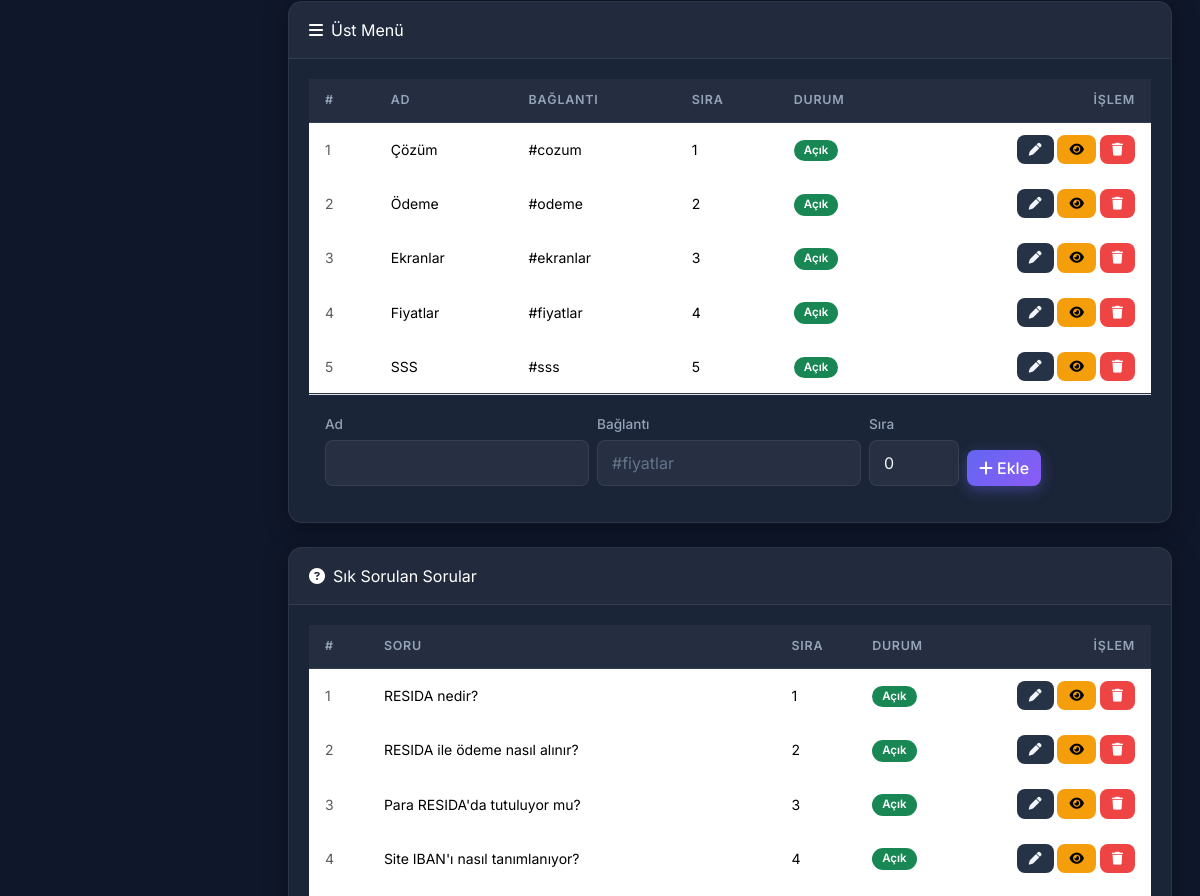
Page /dashboard.php?page=landing (signed in, middle part) on the earlier database version.
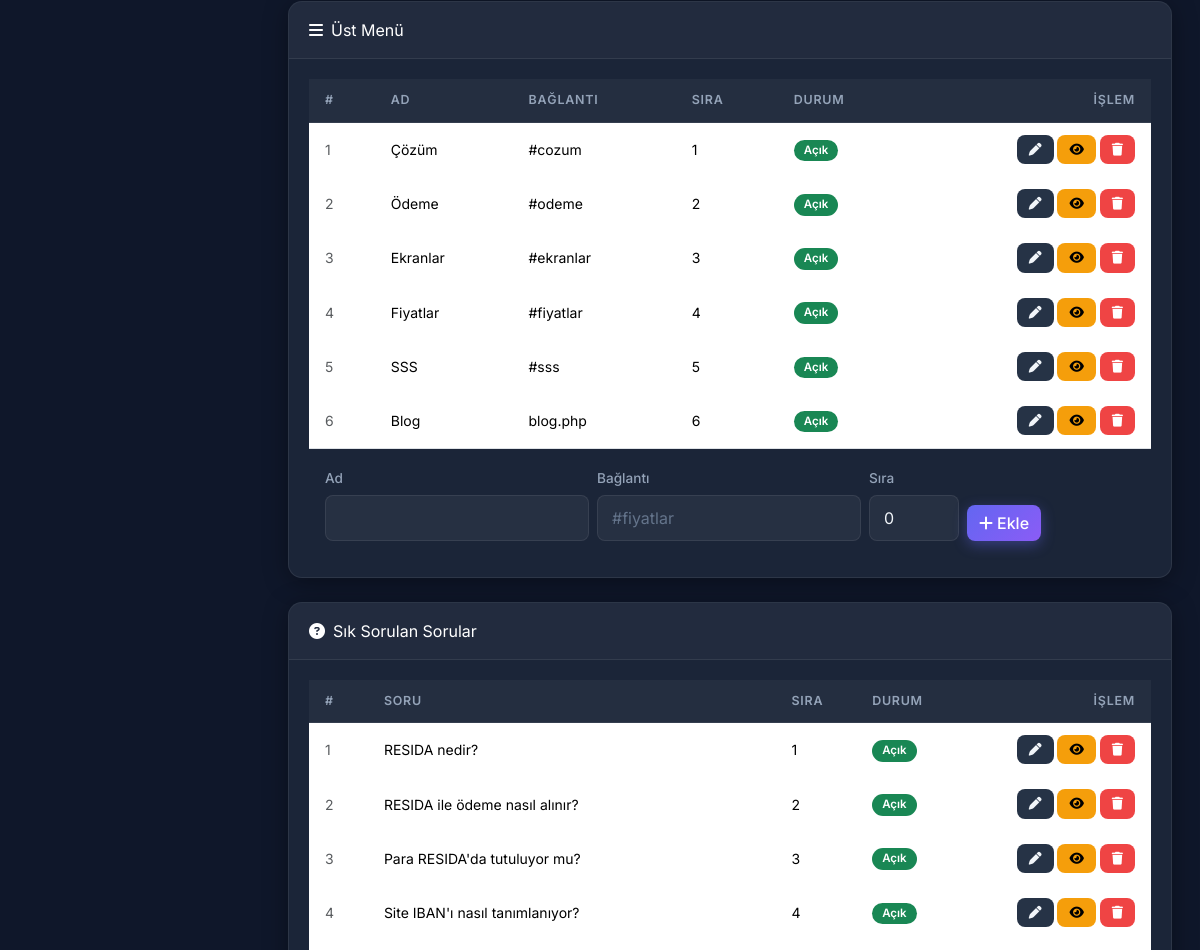
Same page on the later database version.
### tables this page shows
CREATE TABLE IF NOT EXISTS landing_menu (
    id INT AUTO_INCREMENT PRIMARY KEY,
    label VARCHAR(100) NOT NULL,
    url VARCHAR(255) NOT NULL,
    sort_order INT NOT NULL DEFAULT 0,
    is_active TINYINT(1) NOT NULL DEFAULT 1,
    created_at TIMESTAMP DEFAULT CURRENT_TIMESTAMP
);

CREATE TABLE IF NOT EXISTS landing_faq (
    id INT AUTO_INCREMENT PRIMARY KEY,
    question VARCHAR(255) NOT NULL,
    answer TEXT NOT NULL,
    sort_order INT NOT NULL DEFAULT 0,
    is_active TINYINT(1) NOT NULL DEFAULT 1,
    created_at TIMESTAMP DEFAULT CURRENT_TIMESTAMP
);

### admin_panel.php (the view, shortened to what this page needs)
<?php
require_once 'includes/functions.php';
$page  = $_GET['page'] ?? 'dashboard';
$sites    = $pdo->query("SELECT s.*, (SELECT COUNT(*) FROM users WHERE site_id=s.id AND role='resident') AS resident_count FROM sites s ORDER BY s.name")->fetchAll();
$managers = getSiteManagers($pdo);
try{ $subs=$pdo->query("SELECT ss.*, s.name as site_name, p.name as plan_name FROM site_subscriptions ss JOIN sites s ON ss.site_id=s.id JOIN subscription_plans p ON ss.plan_id=p.id ORDER BY ss.current_period_end DESC")->fetchAll(); }catch(PDOException $e){ $subs=[]; }
try{ $pendingPayments=$pdo->query("SELECT p.*, s.name as site_name, pl.name as plan_name, u.name as manager_name FROM payments p LEFT JOIN sites s ON p.site_id=s.id LEFT JOIN site_subscriptions ss ON p.subscription_id=ss.id LEFT JOIN subscription_plans pl ON ss.plan_id=pl.id LEFT JOIN users u ON p.user_id=u.id WHERE p.status='pending' AND p.subscription_id IS NOT NULL ORDER BY p.created_at DESC")->fetchAll(); }catch(PDOException $e){ $pendingPayments=[]; }
try{ $allLandingMenus=$pdo->query("SELECT * FROM landing_menu ORDER BY sort_order,id")->fetchAll(); }catch(PDOException $e){ $allLandingMenus=[]; }
try{ $allLandingFaqs=$pdo->query("SELECT * FROM landing_faq ORDER BY sort_order,id")->fetchAll(); }catch(PDOException $e){ $allLandingFaqs=[]; }
$totalSites    = count($sites);
$totalManagers = count($managers);
$totalResidents= $pdo->query("SELECT COUNT(*) FROM users WHERE role='resident'")->fetchColumn();
?>
<!DOCTYPE html>
<html lang="tr">
<head>
<link href="https://cdn.jsdelivr.net/npm/bootstrap@5.3.3/dist/css/bootstrap.min.css" rel="stylesheet">
<link href="https://cdnjs.cloudflare.com/ajax/libs/font-awesome/6.5.0/css/all.min.css" rel="stylesheet">
<link href="assets/css/style.css" rel="stylesheet">
</head>
<body>
<div class="app-layout">
<div class="main-content">
  <div class="content-body fade-in">
    <?php if ($page === 'dashboard'): ?>
    <div class="page-header">
      <h1>Hoş Geldiniz, <?= htmlspecialchars($user['name']) ?> 👋</h1>
      <p>Sistem genel durumuna göz atın.</p>
    </div>
    <div class="row g-4 mb-4">
      <div class="col-md-4">
        <div class="stat-card">
          <div class="stat-icon purple"><i class="fa-solid fa-building"></i></div>
          <div class="stat-info">
            <div class="stat-value"><?= $totalSites ?></div>
            <div class="stat-label">Kayıtlı Site</div>
          </div>
        </div>
      </div>
      <div class="col-md-4">
        <div class="stat-card">
          <div class="stat-icon green"><i class="fa-solid fa-users-gear"></i></div>
          <div class="stat-info">
            <div class="stat-value"><?= $totalManagers ?></div>
            <div class="stat-label">Site Yöneticisi</div>
          </div>
        </div>
      </div>
      <div class="col-md-4">
        <div class="stat-card">
          <div class="stat-icon cyan"><i class="fa-solid fa-people-roof"></i></div>
          <div class="stat-info">
            <div class="stat-value"><?= $totalResidents ?></div>
            <div class="stat-label">Toplam Sakin</div>
          </div>
        </div>
      </div>
    </div>
    <?php
      $subActive = count(array_filter($subs, fn($s)=>$s['status']==='active'));
      $subPending = count(array_filter($subs, fn($s)=>$s['status']==='pending'));
      $subPastDue = count(array_filter($subs, fn($s)=>in_array($s['status'],['past_due','expired','cancelled'])));
      $pendingPayCount = count($pendingPayments ?? []);
    ?>
    <div class="row g-4 mb-4">
      <div class="col-md-3"><div class="stat-card"><div class="stat-icon" style="background:#10b981"><i class="fa-solid fa-circle-check"></i></div><div class="stat-info"><div class="stat-value"><?= $subActive ?></div><div class="stat-label">Aktif Abonelik</div></div></div></div>
      <div class="col-md-3"><div class="stat-card"><div class="stat-icon" style="background:#f59e0b"><i class="fa-solid fa-clock"></i></div><div class="stat-info"><div class="stat-value"><?= $subPending ?></div><div class="stat-label">Pending (onay bekleyen)</div></div></div></div>
      <div class="col-md-3"><div class="stat-card"><div class="stat-icon" style="background:#ef4444"><i class="fa-solid fa-triangle-exclamation"></i></div><div class="stat-info"><div class="stat-value"><?= $subPastDue ?></div><div class="stat-label">Past Due / Expired</div></div></div></div>
      <div class="col-md-3"><div class="stat-card"><div class="stat-icon" style="background:#6366f1"><i class="fa-solid fa-money-bill-transfer"></i></div><div class="stat-info"><div class="stat-value"><?= $pendingPayCount ?></div><div class="stat-label">Bekleyen Ödeme</div><a href="?page=payments" class="small">Onayla →</a></div></div></div>
    </div>
    <div class="row g-4">
      <div class="col-md-6">
        <div class="card">
          <div class="card-header d-flex justify-content-between align-items-center">
            <span class="fw-700"><i class="fa-solid fa-building me-2 text-accent"></i>Siteler</span>
            <a href="?page=sites" class="btn btn-sm btn-outline-primary">Tümünü Gör</a>
          </div>
          <div class="card-body p-0">
            <table class="table">
              <thead><tr><th>Site Adı</th><th class="text-end">Sakin</th></tr></thead>
              <tbody>
                <?php foreach(array_slice($sites,0,5) as $s): ?>
                <tr>
                  <td class="fw-700"><?= htmlspecialchars($s['name']) ?></td>
                  <td class="text-end"><span class="badge badge-resident"><?= $s['resident_count'] ?> kişi</span></td>
                </tr>
                <?php endforeach; ?>
                <?php if(!$sites): ?>
                <tr><td colspan="2" class="text-center text-subtle py-4">Henüz site eklenmedi.</td></tr>
                <?php endif; ?>
              </tbody>
            </table>
          </div>
        </div>
      </div>
      <div class="col-md-6">
        <div class="card">
          <div class="card-header d-flex justify-content-between align-items-center">
            <span class="fw-700"><i class="fa-solid fa-users-gear me-2 text-success"></i>Yöneticiler</span>
            <a href="?page=managers" class="btn btn-sm btn-outline-primary">Tümünü Gör</a>
          </div>
          <div class="card-body p-0">
            <table class="table">
              <thead><tr><th>Ad Soyad</th><th>Site</th></tr></thead>
              <tbody>
                <?php foreach(array_slice($managers,0,5) as $m): ?>
                <tr>
                  <td class="fw-700"><?= htmlspecialchars($m['name']) ?></td>
                  <td><span class="badge badge-manager"><?= htmlspecialchars($m['site_name'] ?? '-') ?></span></td>
                </tr>
                <?php endforeach; ?>
                <?php if(!$managers): ?>
                <tr><td colspan="2" class="text-center text-subtle py-4">Henüz yönetici eklenmedi.</td></tr>
                <?php endif; ?>
              </tbody>
            </table>
          </div>
        </div>
      </div>
    </div>
    <?php elseif ($page === 'landing'): ?>
    <div class="card mb-4"><div class="card-header fw-700"><i class="fa-solid fa-bars me-2"></i>Üst Menü</div><div class="card-body p-0">
      <table class="table mb-0"><thead><tr><th>#</th><th>Ad</th><th>Bağlantı</th><th>Sıra</th><th>Durum</th><th class="text-end">İşlem</th></tr></thead><tbody>
      <?php foreach($allLandingMenus as $m): ?>
      <tr>
        <td class="text-muted"><?= $m['id'] ?></td>
        <td class="fw-700"><?= htmlspecialchars($m['label']) ?></td>
        <td class="small"><?= htmlspecialchars($m['url']) ?></td>
        <td><?= (int)$m['sort_order'] ?></td>
        <td><span class="badge <?= $m['is_active']?'bg-success':'bg-secondary' ?>"><?= $m['is_active']?'Açık':'Kapalı' ?></span></td>
        <td class="text-end" style="white-space:nowrap">
          <button class="btn btn-sm btn-secondary" data-bs-toggle="modal" data-bs-target="#editMenu<?= $m['id'] ?>"><i class="fa-solid fa-pen"></i></button>
          <form method="post" style="display:inline"><button class="btn btn-sm btn-warning"><i class="fa-solid fa-eye"></i></button></form>
          <form method="post" style="display:inline" onsubmit="return confirm('Silinsin mi?')"><button class="btn btn-sm btn-danger"><i class="fa-solid fa-trash"></i></button></form>
        </td>
      </tr>
      <?php endforeach; ?>
      </tbody></table>
      <form method="post" class="p-3 border-top d-flex gap-2 flex-wrap align-items-end">
        <div><label class="form-label">Ad</label><input type="text" name="label" class="form-control" required></div>
        <div><label class="form-label">Bağlantı</label><input type="text" name="url" class="form-control" placeholder="#fiyatlar" required></div>
        <div><label class="form-label">Sıra</label><input type="number" name="sort_order" class="form-control" value="0" style="width:90px"></div>
        <div><button class="btn btn-primary"><i class="fa-solid fa-plus me-1"></i>Ekle</button></div>
      </form>
    </div></div>
    <div class="card mb-4"><div class="card-header fw-700"><i class="fa-solid fa-circle-question me-2"></i>Sık Sorulan Sorular</div><div class="card-body p-0">
      <table class="table mb-0"><thead><tr><th>#</th><th>Soru</th><th>Sıra</th><th>Durum</th><th class="text-end">İşlem</th></tr></thead><tbody>
      <?php foreach($allLandingFaqs as $f): ?>
      <tr>
        <td class="text-muted"><?= $f['id'] ?></td>
        <td class="fw-700"><?= htmlspecialchars($f['question']) ?></td>
        <td><?= (int)$f['sort_order'] ?></td>
        <td><span class="badge <?= $f['is_active']?'bg-success':'bg-secondary' ?>"><?= $f['is_active']?'Açık':'Kapalı' ?></span></td>
        <td class="text-end" style="white-space:nowrap">
          <button class="btn btn-sm btn-secondary" data-bs-toggle="modal" data-bs-target="#editFaq<?= $f['id'] ?>"><i class="fa-solid fa-pen"></i></button>
          <form method="post" style="display:inline"><button class="btn btn-sm btn-warning"><i class="fa-solid fa-eye"></i></button></form>
          <form method="post" style="display:inline" onsubmit="return confirm('Silinsin mi?')"><button class="btn btn-sm btn-danger"><i class="fa-solid fa-trash"></i></button></form>
        </td>
      </tr>
      <?php endforeach; ?>
      </tbody></table>
    </div></div>
    <?php endif; ?>
  </div>
</div>
</div>
</body>
</html>

### dashboard.php (shortened to what this page needs)
<?php
require_once 'includes/functions.php';
$user = $_SESSION['user'];
switch ($user['role']) {
    case 'admin':    require_once 'admin_panel.php';    break;
}
?>

### assets/css/style.css (style rules this page uses)
:root { --bg: #0f172a; --bg2: #1e293b; --bg3: #263346; --sidebar: #0f172a; --sidebar-w: 260px; --accent: #6366f1; --accent2: #8b5cf6; --accent3: #06b6d4; --success: #10b981; --danger: #ef4444; --warning: #f59e0b; --text: #f1f5f9; --text2: #94a3b8; --text3: #64748b; --border: rgba(255,255,255,0.08); --card-bg: rgba(30,41,59,0.85); --glass: rgba(255,255,255,0.04); --radius: 14px; --radius-sm: 8px; --shadow: 0 4px 24px rgba(0,0,0,0.35); --shadow-lg: 0 8px 40px rgba(0,0,0,0.5); --transition: all 0.25s cubic-bezier(.4,0,.2,1); }
*, *::before, *::after { box-sizing: border-box; margin: 0; padding: 0; }
html { scroll-behavior: smooth; }
body { font-family: 'Inter', sans-serif; background: var(--bg); color: var(--text); min-height: 100vh; overflow-x: hidden; }
.btn { font-family: 'Inter', sans-serif; font-weight: 500; border-radius: var(--radius-sm) !important; transition: var(--transition) !important; border: none !important; }
.btn-primary { background: linear-gradient(135deg, var(--accent), var(--accent2)) !important; color: #fff !important; box-shadow: 0 4px 14px rgba(99,102,241,.4) !important; }
.btn-danger { background: var(--danger) !important; color: #fff !important; }
.btn-warning { background: var(--warning) !important; color: #000 !important; }
.btn-secondary { background: var(--bg3) !important; color: var(--text) !important; }
.btn-sm { padding: 5px 12px !important; font-size: .8rem !important; }
.app-layout { display: flex; min-height: 100vh; overflow-x: hidden; }
.main-content { margin-left: var(--sidebar-w); flex: 1; min-height: 100vh; background: var(--bg); display: flex; flex-direction: column; transition: var(--transition); }
.content-body { padding: 28px; flex: 1; }
.card { background: var(--card-bg) !important; border: 1px solid var(--border) !important; border-radius: var(--radius) !important; box-shadow: var(--shadow) !important; overflow: hidden; color:#ffffff; }
.card-header { background: rgba(255,255,255,.03) !important; border-bottom: 1px solid var(--border) !important; padding: 16px 20px !important; }
.card-body { padding: 20px !important; }
.table { color: var(--text) !important; border-color: var(--border) !important; margin: 0 !important; }
.table th { background: rgba(255,255,255,.04) !important; color: var(--text2) !important; font-size: .78rem !important; font-weight: 600 !important; text-transform: uppercase !important; letter-spacing: .06em !important; border-bottom: 1px solid var(--border) !important; padding: 12px 16px !important; }
.table td { border-color: var(--border) !important; padding: 12px 16px !important; vertical-align: middle !important; font-size: .875rem; }
.table tbody tr { transition: var(--transition); }
.badge { font-family: 'Inter', sans-serif !important; font-weight: 600 !important; font-size: .72rem !important; padding: 5px 10px !important; border-radius: 99px !important; }

### admin_panel.php (style rules this page uses)
.main-content { transition: all 0.3s ease; flex-grow: 1; }

Differences in the rows shown:
added landing_menu: id "6", label "Blog", url "blog.php", sort_order "6", is_active "Açık"
